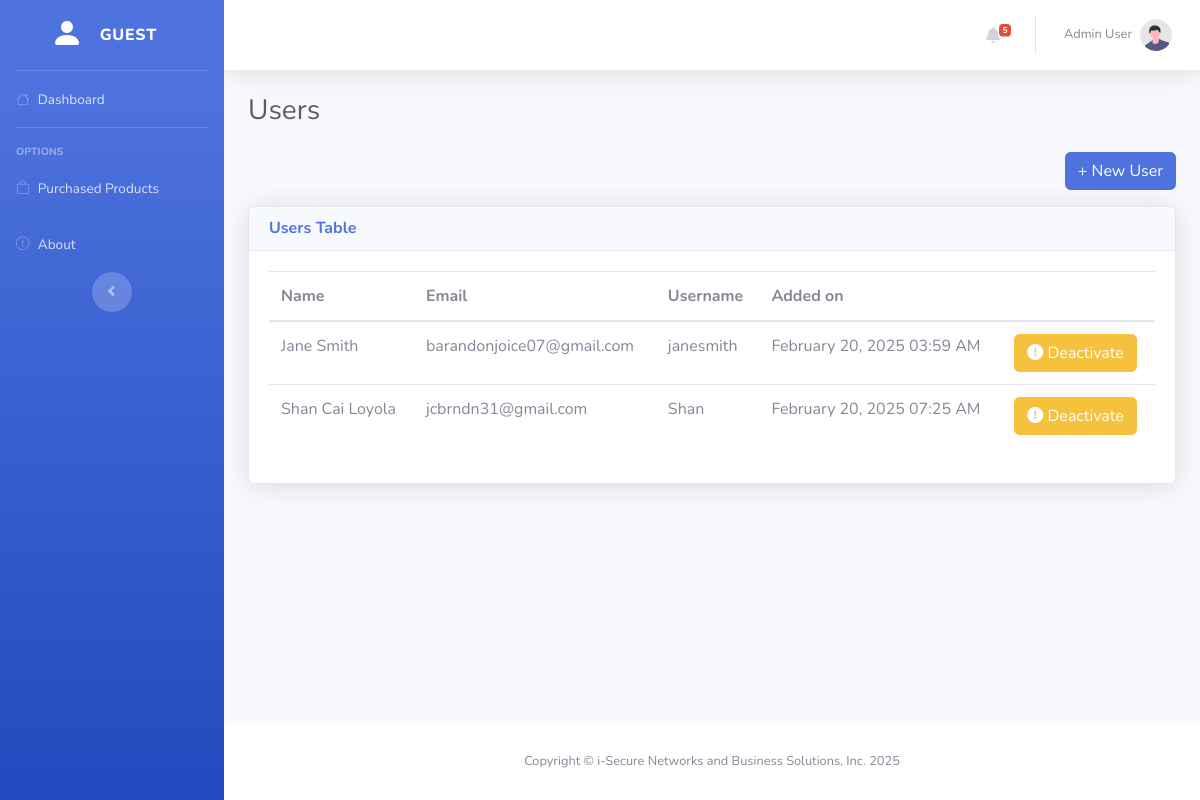
The app's page /administrator/users.php with its own data.
### tables this page shows
CREATE TABLE `users` (
  `id` int(11) NOT NULL,
  `full_name` varchar(255) NOT NULL,
  `email` varchar(255) NOT NULL,
  `username` varchar(100) NOT NULL,
  `password` varchar(255) NOT NULL,
  `role` enum('User','Engineer','Technical Engineer','Technical Head') NOT NULL DEFAULT 'User',
  `account_status` enum('Active','Deactivated','','') NOT NULL DEFAULT 'Active',
  `created_at` timestamp NOT NULL DEFAULT current_timestamp()
);

### fetch/users.php (called while the page is built)
<?php
require_once "../config/database.php";
$getUsers = mysqli_prepare($connection, "SELECT * FROM users WHERE role = ?");
$role = "User";
mysqli_stmt_bind_param($getUsers, "s", $role);
mysqli_stmt_execute($getUsers);
$getUsersResult = mysqli_stmt_get_result($getUsers);
$users = [];
if (mysqli_num_rows($getUsersResult) > 0) {
    while ($row = mysqli_fetch_assoc($getUsersResult)) {
        $row["created_at"] = date("F j, Y h:i A", strtotime($row["created_at"]));
        $users[] = $row;
    }
}

### administrator/users.php (the view, shortened to what this page needs)
<?php
$pageTitle = "Users";
require_once "../fetch/users.php";
?>
<!DOCTYPE html>
<html lang="en">
<head>
    <?php include_once "../components/head.php" ?>
    <link rel="stylesheet" href="https://cdn.datatables.net/2.2.2/css/dataTables.bootstrap4.css">
</head>
<body id="page-top">
    <div id="wrapper">
        <?php include_once "../components/sidebar.php" ?>
        <div id="content-wrapper" class="d-flex flex-column">
            <div id="content">
                <?php include_once "../components/administrator_topbar.php" ?>
                <div class="container-fluid">
                    <div class="d-sm-flex align-items-center justify-content-between mb-4">
                        <h1 class="h3 mb-0 text-gray-800"><?= $pageTitle ?></h1>
                    </div>
                    <div class="my-3 d-flex justify-content-end">
                        <button type="button" class="btn btn-primary" data-toggle="modal" data-target="#newUser">+ New User</button>
                    </div>
                    <div class="card shadow mb-4">
                        <div class="card-header">
                            <h6 class="m-0 font-weight-bold text-primary"><?= $pageTitle ?> Table</h6>
                        </div>
                        <div class="card-body">
                            <div class="table-responsive">
                                <table class="table" id="table">
                                    <thead>
                                        <tr>
                                            <th>Name</th>
                                            <th>Email</th>
                                            <th>Username</th>
                                            <th>Added on</th>
                                            <th></th>
                                        </tr>
                                    </thead>
                                    <tbody>
                                        <?php
                                        foreach ($users as $row) {
                                            switch ($row["account_status"]) {
                                                case "Active":
                                                    $action = '<button
                                            data-bs-user-id="' . $row["id"] . '"
                                            data-bs-user-status="' . $row["account_status"] . '"
                                            data-bs-action="deactivate"
                                            data-toggle="modal"
                                            data-target="#userAction"
                                            type="button"
                                            class="user-action-btn btn btn-warning">
                                            <i class="bi bi-exclamation-circle-fill"></i>
                                            Deactivate
                                            </button>';
                                                    break;
                                            }
                                            echo "<tr>";
                                            echo "<td>" . $row["full_name"] . "</td>";
                                            echo "<td>" . $row["email"] . "</td>";
                                            echo "<td>" . $row["username"] . "</td>";
                                            echo "<td>" . $row["created_at"] . "</td>";
                                            echo "<td>$action</td>";
                                            echo "</tr>";
                                        }
                                        ?>
                                    </tbody>
                                </table>
                            </div>
                        </div>
                    </div>
                </div>
            </div>
            <?php include_once "../components/footer.php" ?>
        </div>
    </div>
</body>
</html>

### records on screen
users: full_name "Jane Smith", email "barandonjoice07@gmail.com", username "janesmith", created_at "February 20, 2025 03:59 AM"
users: full_name "Shan Cai Loyola", email "jcbrndn31@gmail.com", username "Shan", created_at "February 20, 2025 07:25 AM"

### other values on screen
$notification_count "5"
$pageTitle "Users"
